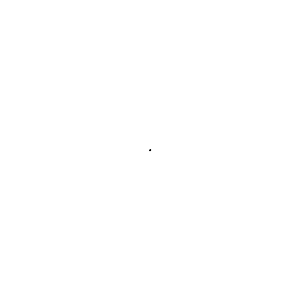
Frame 1 (no input)
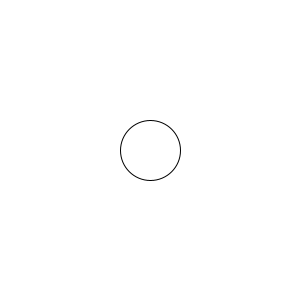
Frame 60 (the mouse pressed at the canvas centre just before this capture)
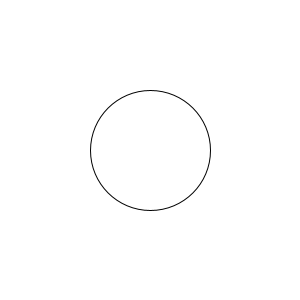
Frame 120 (the mouse held since frame 60 and released just before this capture)

The Processing sketch that drew these frames (run headless with seeded random() and noise(); from frame 60 on, the mouse is pressed at the canvas centre):

// Processing sketch: Animation_practice_3
// ── Animation_practice_3.pde
int x = 1;
void setup() {
  size(300, 300);
}

void draw() {
  background(255);
  circle(150, 150, x);
  x = x + 1;
  if(x > 450) {
    x = 1;
  }
}
